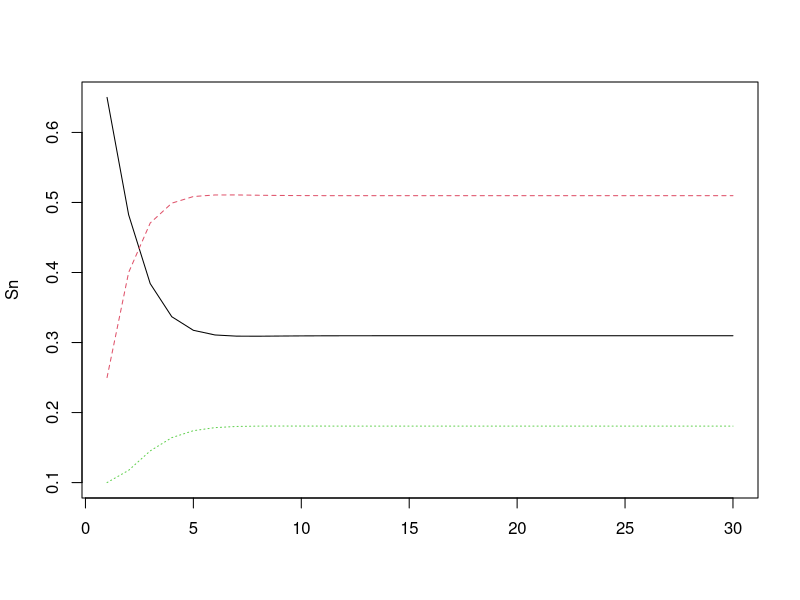
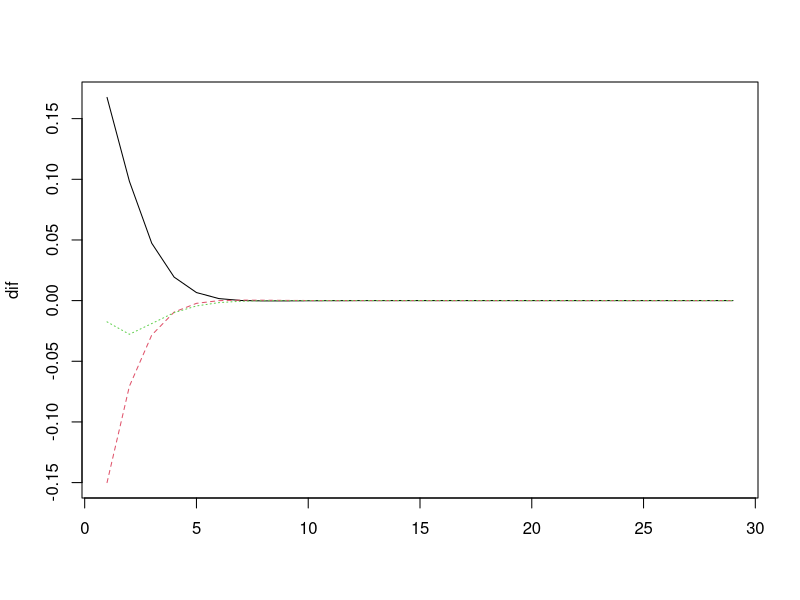
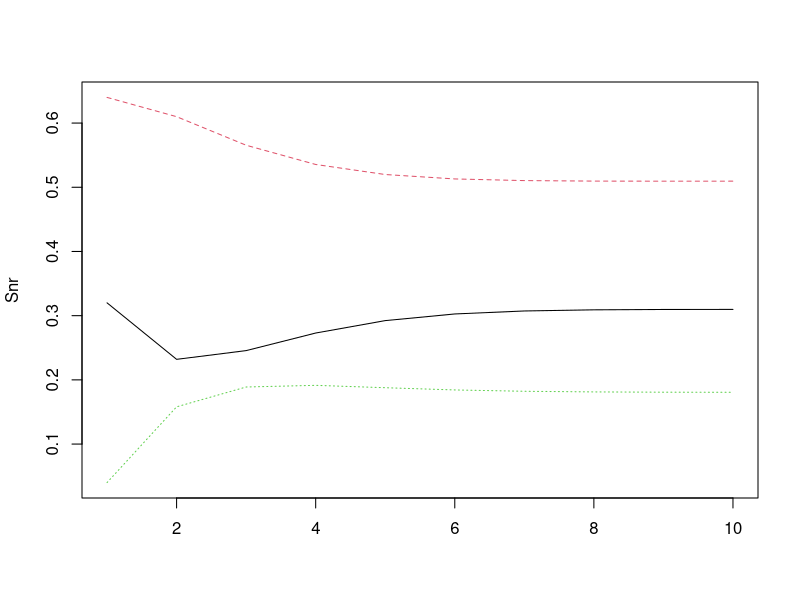
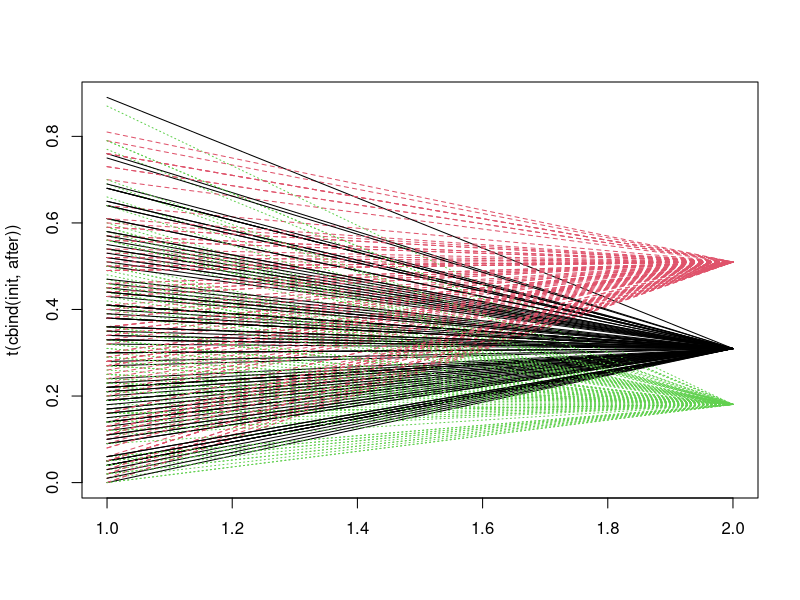
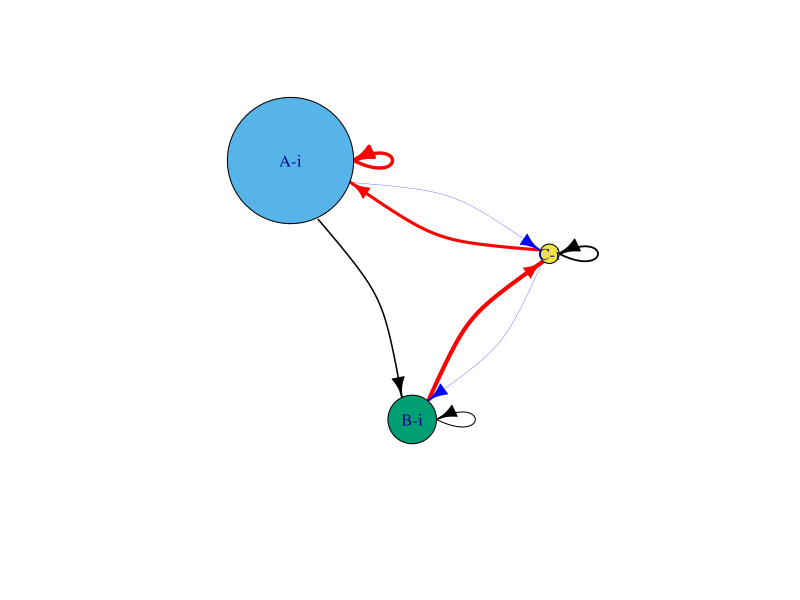
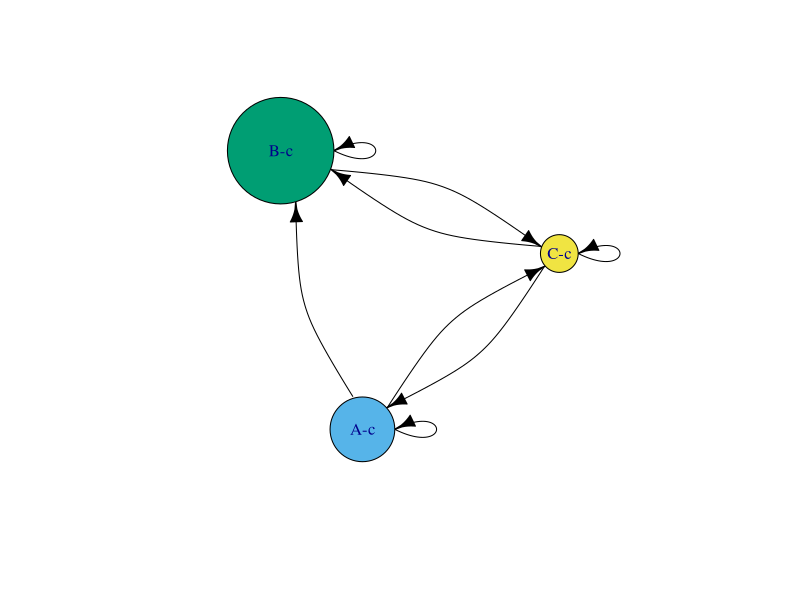

Recreate these plots in R, in order.
## ---- chunk 1
# Set an initial status as A:0.65, B:0.25, C:0.10
A <- 0.65
B <- 0.25
C <- 0.10
S0 <- matrix(c(A,B,C),3,1)

# Set a transition matrix M
M <- matrix(c(0.65,0.3,0.05,0,0.8,0.2,0.6,0.05,0.35),3,3)

# calculate after n-times transition
n <- 30
Sn <- matrix(0,n,3)
Sn[1,] <- S0
for(i in 1:(n-1)){
  Sn[i+1,] <- M %*% Sn[i,]
}
matplot(Sn,type="l")

# difference of fraction before and after transition converge to zero
dif <- Sn[1:(n-1),] - Sn[2:n,]
matplot(dif,type="l")

## ---- chunk 2
# change the initial status at random using rmultinom function
frac <- rmultinom(1,100,abs(rnorm(3)))/100
S0r <- frac
S0r

# calculate after n-times transition
n <- 10
Snr <- matrix(0,n,3)
Snr[1,] <- S0r
for(i in 1:(n-1)){
  Snr[i+1,] <- M %*% Snr[i,]
}
matplot(Snr,type="l")

# any initial status converge to the same fraction

n_iter <- 100
init.stock <- matrix(0,n_iter,3)
after.stock <- matrix(0,n_iter,3)

for(i in 1:n_iter){
  S0r <- rmultinom(1,100,abs(rnorm(3)))/100
  n <- 30
  Snr <- matrix(0,n,3)
  Snr[1,] <- S0r
  for(j in 1:(n-1)){
    Snr[j+1,] <- M %*% Snr[j,]
  }
  init.stock[i,] <- S0r
  after.stock[i,] <- Snr[n,]
}

init <- as.vector(t(init.stock))
after <- as.vector(t(after.stock))
matplot(t(cbind(init,after)),col=1:3,lty=1:3,type="l")

## ---- chunk 3
library(igraph)

# edgelist of initial status
el.i <- matrix(c("A-i","B-i","A-i","C-i","B-i","C-i","C-i","A-i","C-i","B-i","A-i","A-i","B-i","B-i","C-i","C-i"),byrow=T,ncol=2)

# edgelist of after convergency
el.c <- matrix(c("A-c","B-c","A-c","C-c","B-c","C-c","C-c","A-c","C-c","B-c","A-c","A-c","B-c","B-c","C-c","C-c"),byrow=T,ncol=2)

g.i <- graph.edgelist(el.i,directed=T)
g.c <- graph.edgelist(el.c,directed=T)
weight <- c(0.3,0.05,0.8,0.6,0.05,0.65,0.2,0.35)
E(g.i)$weight <- weight

# change the edge color by transition probability
color <- rep("black",8)
color[which(weight>0.5)]<- "red"
color[which(weight<0.1)]<- "blue"

# change the vertex size by status probability
size.i <- S0
size.c <- Snr[n,]
V(g.i)$weight <- size.i
V(g.c)$weight <- size.c

# draw a graph at initial status
plot(g.i,edge.width=E(g.i)$weight*5,edge.curved=0.3,vertex.size=V(g.i)$weight*150,vertex.color=2:4,edge.color=color)

# draw a graph at convergency
plot(g.c,edge.curved=0.3,vertex.size=V(g.c)$weight*150,vertex.color=2:4,edge.color="black")
